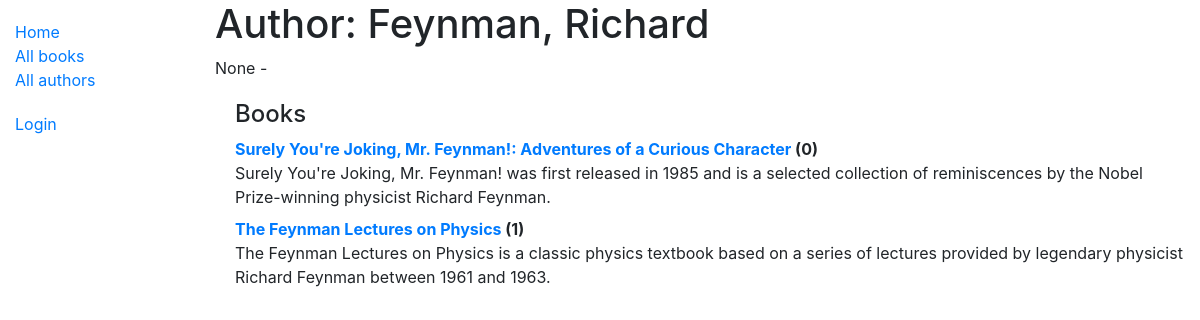
The app's page /catalog/author/1 with its own data.
### catalog/models.py (models this page shows, shortened)
class Author(models.Model):
    first_name = models.CharField(max_length=100)
    last_name = models.CharField(max_length=100)
    date_of_birth = models.DateField(null=True, blank=True)
    date_of_death = models.DateField('died', null=True, blank=True)
    class Meta:
        ordering = ['last_name', 'first_name']
    def __str__(self):
        return '{0}, {1}'.format(self.last_name, self.first_name)

class Book(models.Model):
    title = models.CharField(max_length=200)
    author = models.ForeignKey('Author', on_delete=models.SET_NULL, null=True)
    summary = models.TextField(max_length=1000, help_text="Enter a brief description of the book")
    isbn = models.CharField('ISBN', max_length=13,
                            unique=True,
                            help_text='13 Character <a href="https://www.isbn-international.org/content/what-isbn'
                                      '">ISBN number</a>')
    genre = models.ManyToManyField(Genre, help_text="Select a genre for this book")
    language = models.ForeignKey('Language', on_delete=models.SET_NULL, null=True)
    class Meta:
        ordering = ['title', 'author']
    def display_genre(self):
        """Creates a string for the Genre. This is required to display genre in Admin."""
        return ', '.join([genre.name for genre in self.genre.all()[:3]])
    display_genre.short_description = 'Genre'
    def __str__(self):
        return self.title

### catalog/views.py (the view)
class AuthorDetailView(generic.DetailView):
    model = Author

### catalog/templates/catalog/author_detail.html
{% extends "base_generic.html" %}
{% block content %}
<h1>Author: {{ author }} </h1>
<p>{{author.date_of_birth}} - {% if author.date_of_death %}{{author.date_of_death}}{% endif %}</p>
<div style="margin-left:20px;margin-top:20px">
<h4>Books</h4>
<dl>
{% for book in author.book_set.all %}
  <dt><a href="{% url 'book-detail' book.pk %}">{{book}}</a> ({{book.bookinstance_set.all.count}})</dt>
  <dd>{{book.summary}}</dd>
{% endfor %}
</dl>
</div>
{% endblock %}

### records on screen
Author: last_name+first_name "Feynman, Richard", date_of_birth "None"
Book: title "Surely You're Joking, Mr. Feynman!: Adventures of a Curious Character", bookinstance_set.all.count "0", summary "Surely You're Joking, Mr. Feynman! was first released in 1985 and is a selected collection of reminiscences by the Nobel Prize-winning physicist Richard Feynman."
Book: title "The Feynman Lectures on Physics", bookinstance_set.all.count "1", summary "The Feynman Lectures on Physics is a classic physics textbook based on a series of lectures provided by legendary physicist Richard Feynman between 1961 and 1963."
